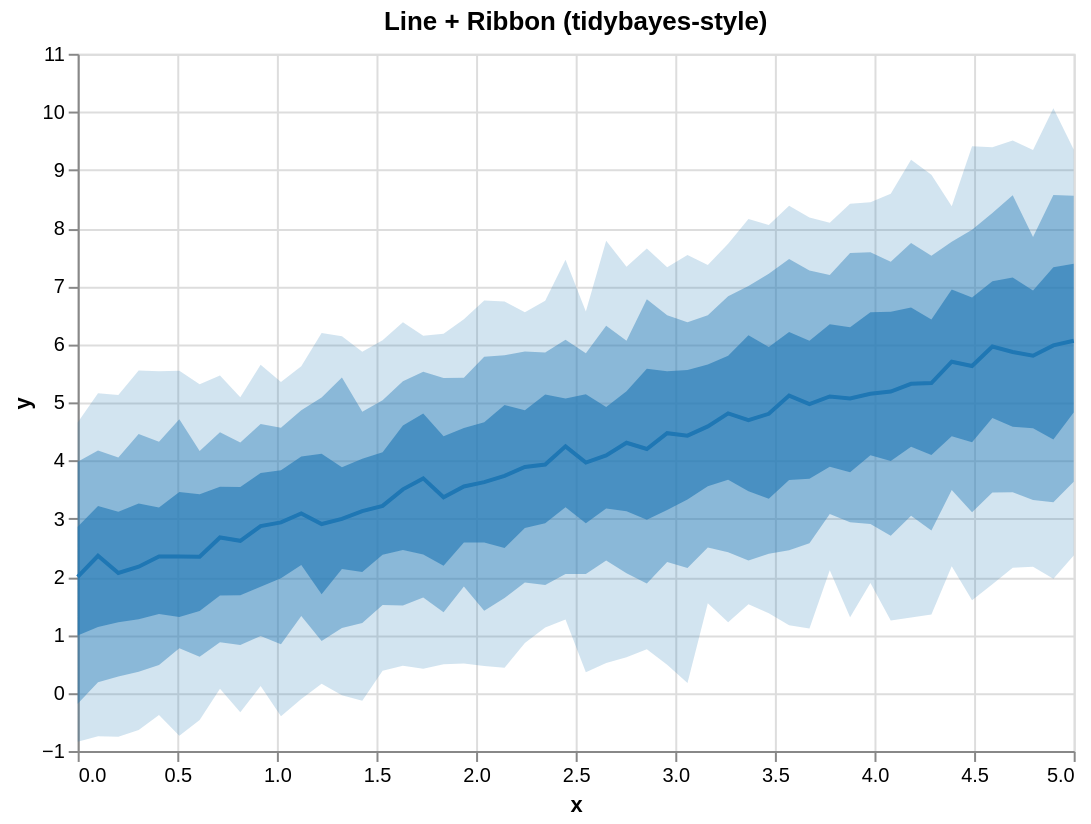

Write the Vega-Lite specification saved for this chart.
### Vega-Lite specification from a JSON file in a GitHub repository (floating-point values rounded to 4 significant figures)
{"$schema": "https://vega.github.io/schema/vega-lite/v5.json", "height": 350, "layer": [{"encoding": {"x": {"field": "x", "type": "quantitative"}, "y2": {"field": "hi_0_95_"}, "y": {"field": "lo_0_95_", "title": "y", "type": "quantitative"}}, "mark": {"line": false, "fill": "#1f77b4", "type": "area", "opacity": 0.2}}, {"encoding": {"x": {"field": "x", "type": "quantitative"}, "y2": {"field": "hi_0_8_"}, "y": {"field": "lo_0_8_", "title": "y", "type": "quantitative"}}, "mark": {"line": false, "fill": "#1f77b4", "type": "area", "opacity": 0.4}}, {"encoding": {"x": {"field": "x", "type": "quantitative"}, "y2": {"field": "hi_0_5_"}, "y": {"field": "lo_0_5_", "title": "y", "type": "quantitative"}}, "mark": {"line": false, "fill": "#1f77b4", "type": "area", "opacity": 0.6}}, {"encoding": {"x": {"field": "x", "type": "quantitative"}, "y": {"field": "__median__", "type": "quantitative"}}, "mark": {"color": "#1f77b4", "strokeWidth": 2, "type": "line"}}], "data": {"values": [{"lo_0_8_": -0.1891, "lo_0_95_": -0.8415, "hi_0_8_": 3.977, "x": 0.0, "__median__": 1.995, "hi_0_5_": 2.86, "hi_0_95_": 4.655, "lo_0_5_": 0.9869}, {"lo_0_8_": 0.1833, "lo_0_95_": -0.7478, "hi_0_8_": 4.17, "x": 0.102, "__median__": 2.36, "hi_0_5_": 3.215, "hi_0_95_": 5.159, "lo_0_5_": 1.132}, {"lo_0_8_": 0.283, "lo_0_95_": -0.7541, "hi_0_8_": 4.052, "x": 0.2041, "__median__": 2.065, "hi_0_5_": 3.12, "hi_0_95_": 5.128, "lo_0_5_": 1.215}, {"lo_0_8_": 0.362, "lo_0_95_": -0.6399, "hi_0_8_": 4.455, "x": 0.3061, "__median__": 2.172, "hi_0_5_": 3.261, "hi_0_95_": 5.551, "lo_0_5_": 1.267}, {"lo_0_8_": 0.4819, "lo_0_95_": -0.3807, "hi_0_8_": 4.322, "x": 0.4082, "__median__": 2.349, "hi_0_5_": 3.19, "hi_0_95_": 5.537, "lo_0_5_": 1.356}, {"lo_0_8_": 0.7666, "lo_0_95_": -0.7359, "hi_0_8_": 4.71, "x": 0.5102, "__median__": 2.346, "hi_0_5_": 3.459, "hi_0_95_": 5.546, "lo_0_5_": 1.306}, {"lo_0_8_": 0.6217, "lo_0_95_": -0.4656, "hi_0_8_": 4.163, "x": 0.6122, "__median__": 2.342, "hi_0_5_": 3.418, "hi_0_95_": 5.312, "lo_0_5_": 1.408}, {"lo_0_8_": 0.8732, "lo_0_95_": 0.07101, "hi_0_8_": 4.486, "x": 0.7143, "__median__": 2.676, "hi_0_5_": 3.549, "hi_0_95_": 5.465, "lo_0_5_": 1.676}, {"lo_0_8_": 0.8255, "lo_0_95_": -0.3314, "hi_0_8_": 4.308, "x": 0.8163, "__median__": 2.618, "hi_0_5_": 3.544, "hi_0_95_": 5.088, "lo_0_5_": 1.679}, {"lo_0_8_": 0.9807, "lo_0_95_": 0.1183, "hi_0_8_": 4.627, "x": 0.9184, "__median__": 2.871, "hi_0_5_": 3.786, "hi_0_95_": 5.65, "lo_0_5_": 1.826}, {"lo_0_8_": 0.835, "lo_0_95_": -0.4021, "hi_0_8_": 4.562, "x": 1.02, "__median__": 2.935, "hi_0_5_": 3.834, "hi_0_95_": 5.351, "lo_0_5_": 1.971}, {"lo_0_8_": 1.322, "lo_0_95_": -0.107, "hi_0_8_": 4.865, "x": 1.122, "__median__": 3.089, "hi_0_5_": 4.071, "hi_0_95_": 5.621, "lo_0_5_": 2.2}, {"lo_0_8_": 0.8915, "lo_0_95_": 0.1554, "hi_0_8_": 5.086, "x": 1.224, "__median__": 2.906, "hi_0_5_": 4.118, "hi_0_95_": 6.194, "lo_0_5_": 1.697}, {"lo_0_8_": 1.117, "lo_0_95_": -0.04023, "hi_0_8_": 5.428, "x": 1.327, "__median__": 2.994, "hi_0_5_": 3.883, "hi_0_95_": 6.14, "lo_0_5_": 2.132}, {"lo_0_8_": 1.204, "lo_0_95_": -0.1338, "hi_0_8_": 4.839, "x": 1.429, "__median__": 3.13, "hi_0_5_": 4.031, "hi_0_95_": 5.873, "lo_0_5_": 2.081}, {"lo_0_8_": 1.514, "lo_0_95_": 0.3802, "hi_0_8_": 5.038, "x": 1.531, "__median__": 3.219, "hi_0_5_": 4.142, "hi_0_95_": 6.07, "lo_0_5_": 2.378}, {"lo_0_8_": 1.504, "lo_0_95_": 0.4649, "hi_0_8_": 5.365, "x": 1.633, "__median__": 3.503, "hi_0_5_": 4.601, "hi_0_95_": 6.378, "lo_0_5_": 2.46}, {"lo_0_8_": 1.641, "lo_0_95_": 0.4159, "hi_0_8_": 5.529, "x": 1.735, "__median__": 3.692, "hi_0_5_": 4.81, "hi_0_95_": 6.148, "lo_0_5_": 2.383}, {"lo_0_8_": 1.387, "lo_0_95_": 0.4928, "hi_0_8_": 5.42, "x": 1.837, "__median__": 3.368, "hi_0_5_": 4.415, "hi_0_95_": 6.182, "lo_0_5_": 2.189}, {"lo_0_8_": 1.83, "lo_0_95_": 0.5045, "hi_0_8_": 5.424, "x": 1.939, "__median__": 3.553, "hi_0_5_": 4.558, "hi_0_95_": 6.429, "lo_0_5_": 2.59}, {"lo_0_8_": 1.414, "lo_0_95_": 0.4631, "hi_0_8_": 5.785, "x": 2.041, "__median__": 3.628, "hi_0_5_": 4.66, "hi_0_95_": 6.753, "lo_0_5_": 2.59}, {"lo_0_8_": 1.631, "lo_0_95_": 0.4338, "hi_0_8_": 5.809, "x": 2.143, "__median__": 3.736, "hi_0_5_": 4.954, "hi_0_95_": 6.738, "lo_0_5_": 2.494}, {"lo_0_8_": 1.902, "lo_0_95_": 0.8606, "hi_0_8_": 5.876, "x": 2.245, "__median__": 3.887, "hi_0_5_": 4.864, "hi_0_95_": 6.553, "lo_0_5_": 2.837}, {"lo_0_8_": 1.859, "lo_0_95_": 1.125, "hi_0_8_": 5.86, "x": 2.347, "__median__": 3.93, "hi_0_5_": 5.136, "hi_0_95_": 6.751, "lo_0_5_": 2.921}, {"lo_0_8_": 2.044, "lo_0_95_": 1.262, "hi_0_8_": 6.078, "x": 2.449, "__median__": 4.243, "hi_0_5_": 5.065, "hi_0_95_": 7.453, "lo_0_5_": 3.195}, {"lo_0_8_": 2.046, "lo_0_95_": 0.3572, "hi_0_8_": 5.845, "x": 2.551, "__median__": 3.964, "hi_0_5_": 5.141, "hi_0_95_": 6.562, "lo_0_5_": 2.92}, {"lo_0_8_": 2.281, "lo_0_95_": 0.5158, "hi_0_8_": 6.319, "x": 2.653, "__median__": 4.087, "hi_0_5_": 4.92, "hi_0_95_": 7.78, "lo_0_5_": 3.173}, {"lo_0_8_": 2.059, "lo_0_95_": 0.6152, "hi_0_8_": 6.062, "x": 2.755, "__median__": 4.306, "hi_0_5_": 5.192, "hi_0_95_": 7.333, "lo_0_5_": 3.124}, {"lo_0_8_": 1.883, "lo_0_95_": 0.7518, "hi_0_8_": 6.773, "x": 2.857, "__median__": 4.198, "hi_0_5_": 5.58, "hi_0_95_": 7.648, "lo_0_5_": 2.979}, {"lo_0_8_": 2.253, "lo_0_95_": 0.4858, "hi_0_8_": 6.501, "x": 2.959, "__median__": 4.47, "hi_0_5_": 5.535, "hi_0_95_": 7.326, "lo_0_5_": 3.146}, {"lo_0_8_": 2.15, "lo_0_95_": 0.1697, "hi_0_8_": 6.379, "x": 3.061, "__median__": 4.428, "hi_0_5_": 5.559, "hi_0_95_": 7.535, "lo_0_5_": 3.328}, {"lo_0_8_": 2.503, "lo_0_95_": 1.545, "hi_0_8_": 6.499, "x": 3.163, "__median__": 4.586, "hi_0_5_": 5.652, "hi_0_95_": 7.366, "lo_0_5_": 3.557}, {"lo_0_8_": 2.42, "lo_0_95_": 1.214, "hi_0_8_": 6.826, "x": 3.265, "__median__": 4.811, "hi_0_5_": 5.803, "hi_0_95_": 7.729, "lo_0_5_": 3.67}, {"lo_0_8_": 2.279, "lo_0_95_": 1.527, "hi_0_8_": 7.003, "x": 3.367, "__median__": 4.696, "hi_0_5_": 6.156, "hi_0_95_": 8.156, "lo_0_5_": 3.469}, {"lo_0_8_": 2.394, "lo_0_95_": 1.372, "hi_0_8_": 7.212, "x": 3.469, "__median__": 4.803, "hi_0_5_": 5.953, "hi_0_95_": 8.054, "lo_0_5_": 3.339}, {"lo_0_8_": 2.454, "lo_0_95_": 1.163, "hi_0_8_": 7.468, "x": 3.571, "__median__": 5.116, "hi_0_5_": 6.21, "hi_0_95_": 8.384, "lo_0_5_": 3.664}, {"lo_0_8_": 2.576, "lo_0_95_": 1.11, "hi_0_8_": 7.268, "x": 3.673, "__median__": 4.97, "hi_0_5_": 6.063, "hi_0_95_": 8.18, "lo_0_5_": 3.684}, {"lo_0_8_": 3.08, "lo_0_95_": 2.112, "hi_0_8_": 7.191, "x": 3.776, "__median__": 5.102, "hi_0_5_": 6.346, "hi_0_95_": 8.092, "lo_0_5_": 3.892}, {"lo_0_8_": 2.938, "lo_0_95_": 1.3, "hi_0_8_": 7.573, "x": 3.878, "__median__": 5.066, "hi_0_5_": 6.292, "hi_0_95_": 8.42, "lo_0_5_": 3.797}, {"lo_0_8_": 2.907, "lo_0_95_": 1.892, "hi_0_8_": 7.582, "x": 3.98, "__median__": 5.149, "hi_0_5_": 6.55, "hi_0_95_": 8.445, "lo_0_5_": 4.09}, {"lo_0_8_": 2.705, "lo_0_95_": 1.244, "hi_0_8_": 7.419, "x": 4.082, "__median__": 5.186, "hi_0_5_": 6.558, "hi_0_95_": 8.589, "lo_0_5_": 3.991}, {"lo_0_8_": 3.051, "lo_0_95_": 1.297, "hi_0_8_": 7.741, "x": 4.184, "__median__": 5.32, "hi_0_5_": 6.634, "hi_0_95_": 9.176, "lo_0_5_": 4.238}, {"lo_0_8_": 2.793, "lo_0_95_": 1.348, "hi_0_8_": 7.522, "x": 4.286, "__median__": 5.332, "hi_0_5_": 6.425, "hi_0_95_": 8.918, "lo_0_5_": 4.094}, {"lo_0_8_": 3.49, "lo_0_95_": 2.181, "hi_0_8_": 7.763, "x": 4.388, "__median__": 5.7, "hi_0_5_": 6.942, "hi_0_95_": 8.376, "lo_0_5_": 4.418}, {"lo_0_8_": 3.11, "lo_0_95_": 1.594, "hi_0_8_": 7.971, "x": 4.49, "__median__": 5.627, "hi_0_5_": 6.805, "hi_0_95_": 9.407, "lo_0_5_": 4.313}, {"lo_0_8_": 3.449, "lo_0_95_": 1.872, "hi_0_8_": 8.26, "x": 4.592, "__median__": 5.961, "hi_0_5_": 7.085, "hi_0_95_": 9.39, "lo_0_5_": 4.731}, {"lo_0_8_": 3.453, "lo_0_95_": 2.156, "hi_0_8_": 8.566, "x": 4.694, "__median__": 5.867, "hi_0_5_": 7.148, "hi_0_95_": 9.506, "lo_0_5_": 4.582}, {"lo_0_8_": 3.318, "lo_0_95_": 2.172, "hi_0_8_": 7.845, "x": 4.796, "__median__": 5.803, "hi_0_5_": 6.925, "hi_0_95_": 9.343, "lo_0_5_": 4.556}, {"lo_0_8_": 3.282, "lo_0_95_": 1.963, "hi_0_8_": 8.57, "x": 4.898, "__median__": 5.98, "hi_0_5_": 7.326, "hi_0_95_": 10.06, "lo_0_5_": 4.362}, {"lo_0_8_": 3.636, "lo_0_95_": 2.366, "hi_0_8_": 8.554, "x": 5.0, "__median__": 6.06, "hi_0_5_": 7.386, "hi_0_95_": 9.352, "lo_0_5_": 4.827}]}, "title": "Line + Ribbon (tidybayes-style)", "width": 500}
